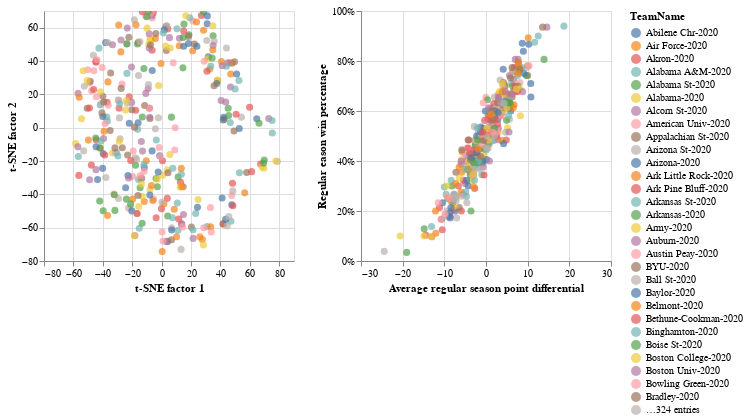

The cell this chart's notebook holds for it:
### Markdown cell above
### What would the 2020 tournament have looked like?
The plot below suggests that the four strongest teams from these metrics are Gonzaga, Kansas, Dayton, and Duke. However, we've already established that the embeddings alone are not enough to predict winners - we need a more detailed model to do that. Nonetheless, it is interesting to scan which teams this model has in it's top 50 or so. This year had some surprising teams and some of the names in the chart might surprise you! I will try to include the 2020 teams in future analyses since we missed out on what could have been a very exciting tournament this year.

### Code cell
#collapse_hide
colorBy = alt.Color('TeamName:N')
axis_ranges = [[-80,90],[-80,70],[-30,30],[0,1]]
orderBy = alt.Order('Upset:N', sort='ascending')
base, chart1, chart2 = plot_comparison( df2020, colorBy, orderBy, axis_ranges)

base.encode(*chart1)  | base.encode(*chart2)

### Figure 1 — Vega-Lite specification as saved in the notebook (floating-point values rounded to 4 significant figures; data arrays with more than 128 entries replaced by an {"elided": "..."} marker saying what was removed)
{"config": {"view": {"continuousWidth": 400, "continuousHeight": 300}}, "hconcat": [{"mark": {"type": "point", "filled": true, "size": 50}, "encoding": {"color": {"condition": {"type": "nominal", "field": "TeamName", "selection": "selector011"}, "value": "lightgray"}, "order": {"type": "nominal", "field": "Upset", "sort": "ascending"}, "tooltip": [{"type": "nominal", "field": "TeamName"}, {"type": "quantitative", "field": "Seed"}], "x": {"type": "quantitative", "axis": {"title": "t-SNE factor 1"}, "field": "factor1", "scale": {"domain": [-80, 90]}}, "y": {"type": "quantitative", "axis": {"title": "t-SNE factor 2"}, "field": "factor2", "scale": {"domain": [-80, 70]}}}, "height": 250, "selection": {"selector011": {"type": "single", "empty": "all", "fields": ["TeamName"]}, "selector012": {"type": "interval", "bind": "scales", "encodings": ["x", "y"]}}, "width": 250}, {"mark": {"type": "point", "filled": true, "size": 50}, "encoding": {"color": {"condition": {"type": "nominal", "field": "TeamName", "selection": "selector011"}, "value": "lightgray"}, "order": {"type": "nominal", "field": "Upset", "sort": "ascending"}, "tooltip": [{"type": "nominal", "field": "TeamName"}, {"type": "quantitative", "field": "Seed"}], "x": {"type": "quantitative", "axis": {"title": "Average regular season point differential"}, "field": "RegPoint_diff", "scale": {"domain": [-30, 30]}}, "y": {"type": "quantitative", "axis": {"format": "%", "title": "Regular eason win percentage"}, "field": "RegWins", "scale": {"domain": [0, 1]}}}, "height": 250, "selection": {"selector011": {"type": "single", "empty": "all", "fields": ["TeamName"]}, "selector012": {"type": "interval", "bind": "scales", "encodings": ["x", "y"]}}, "width": 250}], "data": {"name": "data-8810d9b47a3ddbcb23668e04ff04da45"}, "$schema": "https://vega.github.io/schema/vega-lite/v4.8.1.json", "datasets": {"data-8810d9b47a3ddbcb23668e04ff04da45": {"elided": "353 records"}}}
